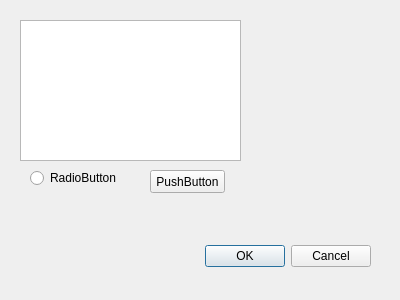
<?xml version="1.0" encoding="UTF-8"?>
<ui version="4.0">
 <class>Dialog</class>
 <widget class="QDialog" name="Dialog">
  <property name="geometry">
   <rect>
    <x>0</x>
    <y>0</y>
    <width>400</width>
    <height>300</height>
   </rect>
  </property>
  <property name="windowTitle">
   <string>Dialog</string>
  </property>
  <widget class="QDialogButtonBox" name="demo1">
   <property name="geometry">
    <rect>
     <x>30</x>
     <y>240</y>
     <width>341</width>
     <height>32</height>
    </rect>
   </property>
   <property name="orientation">
    <enum>Qt::Horizontal</enum>
   </property>
   <property name="standardButtons">
    <set>QDialogButtonBox::Cancel|QDialogButtonBox::Ok</set>
   </property>
  </widget>
  <widget class="QPushButton" name="pushButton">
   <property name="geometry">
    <rect>
     <x>150</x>
     <y>170</y>
     <width>75</width>
     <height>23</height>
    </rect>
   </property>
   <property name="text">
    <string>PushButton</string>
   </property>
  </widget>
  <widget class="QRadioButton" name="radioButton">
   <property name="geometry">
    <rect>
     <x>30</x>
     <y>170</y>
     <width>86</width>
     <height>16</height>
    </rect>
   </property>
   <property name="text">
    <string>RadioButton</string>
   </property>
  </widget>
  <widget class="QListView" name="listView">
   <property name="geometry">
    <rect>
     <x>20</x>
     <y>20</y>
     <width>221</width>
     <height>141</height>
    </rect>
   </property>
  </widget>
 </widget>
 <resources/>
 <connections>
  <connection>
   <sender>demo1</sender>
   <signal>accepted()</signal>
   <receiver>Dialog</receiver>
   <slot>accept()</slot>
   <hints>
    <hint type="sourcelabel">
     <x>248</x>
     <y>254</y>
    </hint>
    <hint type="destinationlabel">
     <x>157</x>
     <y>274</y>
    </hint>
   </hints>
  </connection>
  <connection>
   <sender>demo1</sender>
   <signal>rejected()</signal>
   <receiver>Dialog</receiver>
   <slot>reject()</slot>
   <hints>
    <hint type="sourcelabel">
     <x>316</x>
     <y>260</y>
    </hint>
    <hint type="destinationlabel">
     <x>286</x>
     <y>274</y>
    </hint>
   </hints>
  </connection>
 </connections>
</ui>
